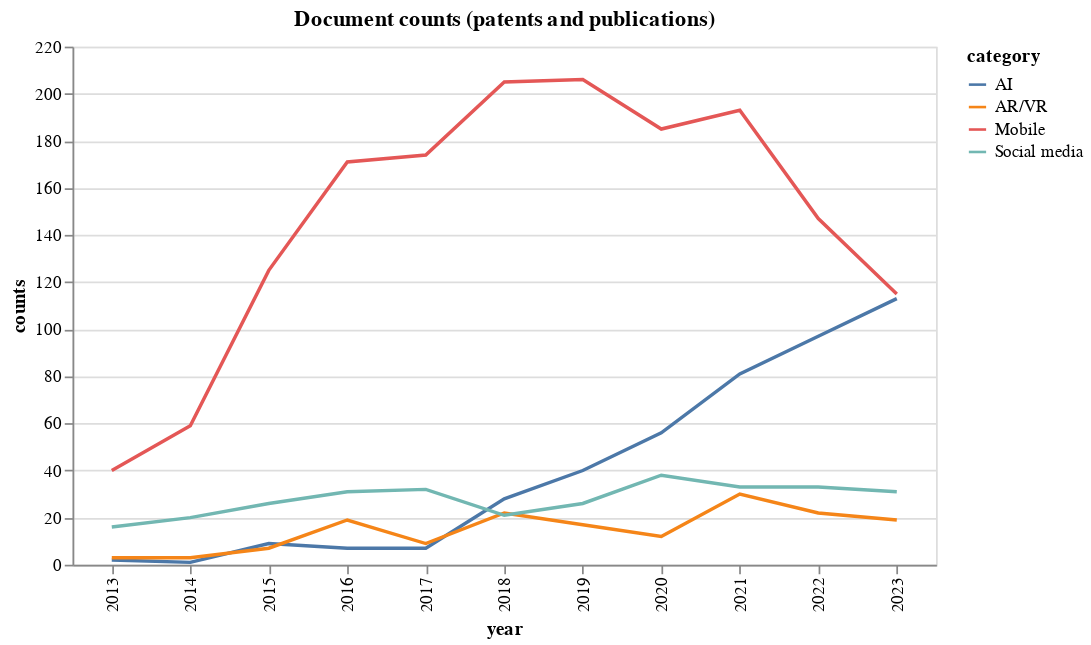

The cell this chart's notebook holds for it:
### Code cell
# Plot the technology timeseries with AI, Mobile, AR/VR, Social media
include = ['AI', 'Mobile', 'AR/VR', 'Social media']
fig = (
    alt.Chart(
        timeseries_df.query('category in @include').query('year < 2024'),
        width=500)
    .mark_line()
    .encode(
        x='year:O',
        y='counts:Q',
        color='category'
    )
    .properties(
        title='Document counts (patents and publications)'
    )
)
fig

### Figure 1 — Vega-Lite specification as saved in the notebook (floating-point values rounded to 4 significant figures)
{"config": {"view": {"continuousWidth": 400, "continuousHeight": 300}}, "data": {"name": "data-4104cda277ad7e9d7c019a50fa7fbe38"}, "mark": "line", "encoding": {"color": {"field": "category", "type": "nominal"}, "x": {"field": "year", "type": "ordinal"}, "y": {"field": "counts", "type": "quantitative"}}, "title": "Document counts (patents and publications)", "width": 500, "$schema": "https://vega.github.io/schema/vega-lite/v4.17.0.json", "datasets": {"data-4104cda277ad7e9d7c019a50fa7fbe38": [{"year": 2013, "counts": 2, "category": "AI"}, {"year": 2014, "counts": 1, "category": "AI"}, {"year": 2015, "counts": 9, "category": "AI"}, {"year": 2016, "counts": 7, "category": "AI"}, {"year": 2017, "counts": 7, "category": "AI"}, {"year": 2018, "counts": 28, "category": "AI"}, {"year": 2019, "counts": 40, "category": "AI"}, {"year": 2020, "counts": 56, "category": "AI"}, {"year": 2021, "counts": 81, "category": "AI"}, {"year": 2022, "counts": 97, "category": "AI"}, {"year": 2023, "counts": 113, "category": "AI"}, {"year": 2013, "counts": 40, "category": "Mobile"}, {"year": 2014, "counts": 59, "category": "Mobile"}, {"year": 2015, "counts": 125, "category": "Mobile"}, {"year": 2016, "counts": 171, "category": "Mobile"}, {"year": 2017, "counts": 174, "category": "Mobile"}, {"year": 2018, "counts": 205, "category": "Mobile"}, {"year": 2019, "counts": 206, "category": "Mobile"}, {"year": 2020, "counts": 185, "category": "Mobile"}, {"year": 2021, "counts": 193, "category": "Mobile"}, {"year": 2022, "counts": 147, "category": "Mobile"}, {"year": 2023, "counts": 115, "category": "Mobile"}, {"year": 2013, "counts": 3, "category": "AR/VR"}, {"year": 2014, "counts": 3, "category": "AR/VR"}, {"year": 2015, "counts": 7, "category": "AR/VR"}, {"year": 2016, "counts": 19, "category": "AR/VR"}, {"year": 2017, "counts": 9, "category": "AR/VR"}, {"year": 2018, "counts": 22, "category": "AR/VR"}, {"year": 2019, "counts": 17, "category": "AR/VR"}, {"year": 2020, "counts": 12, "category": "AR/VR"}, {"year": 2021, "counts": 30, "category": "AR/VR"}, {"year": 2022, "counts": 22, "category": "AR/VR"}, {"year": 2023, "counts": 19, "category": "AR/VR"}, {"year": 2013, "counts": 16, "category": "Social media"}, {"year": 2014, "counts": 20, "category": "Social media"}, {"year": 2015, "counts": 26, "category": "Social media"}, {"year": 2016, "counts": 31, "category": "Social media"}, {"year": 2017, "counts": 32, "category": "Social media"}, {"year": 2018, "counts": 21, "category": "Social media"}, {"year": 2019, "counts": 26, "category": "Social media"}, {"year": 2020, "counts": 38, "category": "Social media"}, {"year": 2021, "counts": 33, "category": "Social media"}, {"year": 2022, "counts": 33, "category": "Social media"}, {"year": 2023, "counts": 31, "category": "Social media"}]}}
